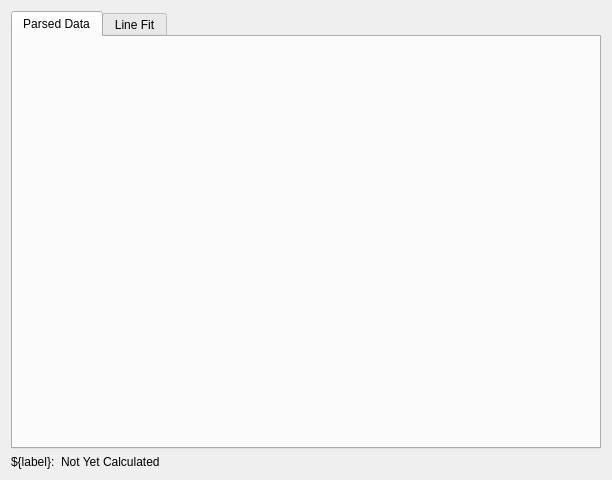
<?xml version="1.0" encoding="UTF-8"?>
<ui version="4.0">
 <class>Results</class>
 <widget class="QWidget" name="Results">
  <property name="geometry">
   <rect>
    <x>0</x>
    <y>0</y>
    <width>612</width>
    <height>480</height>
   </rect>
  </property>
  <property name="windowTitle">
   <string>Data Analysis</string>
  </property>
  <layout class="QGridLayout" name="gridLayout">
   <item row="0" column="0" colspan="2">
    <widget class="QTabWidget" name="existingTabs">
     <property name="currentIndex">
      <number>0</number>
     </property>
     <widget class="QWidget" name="existingParsedDataTab">
      <attribute name="title">
       <string>Parsed Data</string>
      </attribute>
      <layout class="QGridLayout" name="gridLayout_7">
       <item row="0" column="0">
        <layout class="QGridLayout" name="dataLayout"/>
       </item>
      </layout>
     </widget>
     <widget class="QWidget" name="existingLineFitTab">
      <attribute name="title">
       <string>Line Fit</string>
      </attribute>
      <layout class="QGridLayout" name="gridLayout_8">
       <item row="0" column="0">
        <widget class="QWidget" name="widget_5" native="true"/>
       </item>
      </layout>
     </widget>
    </widget>
   </item>
   <item row="1" column="0">
    <widget class="QLabel" name="label_4">
     <property name="sizePolicy">
      <sizepolicy hsizetype="Fixed" vsizetype="Fixed">
       <horstretch>0</horstretch>
       <verstretch>0</verstretch>
      </sizepolicy>
     </property>
     <property name="text">
      <string>${label}:</string>
     </property>
    </widget>
   </item>
   <item row="1" column="1">
    <widget class="QLabel" name="label_3">
     <property name="text">
      <string>Not Yet Calculated</string>
     </property>
    </widget>
   </item>
  </layout>
 </widget>
 <resources/>
 <connections/>
</ui>
